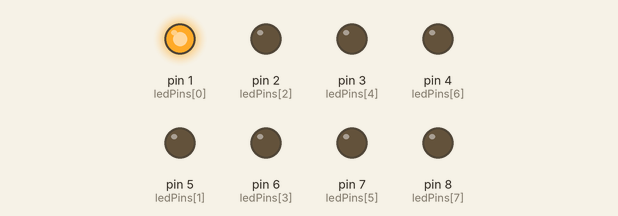
Simulated run of this sketch. Board: Arduino Uno, built with avr-gcc and run on an emulated ATmega328P. On the bench: output pins drawn as LEDs (lit = HIGH).

Above: at 0.1 s.
At 1.6 s:
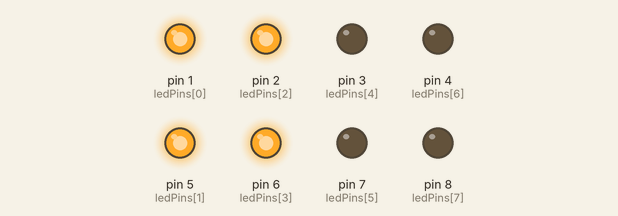
At 3.1 s:
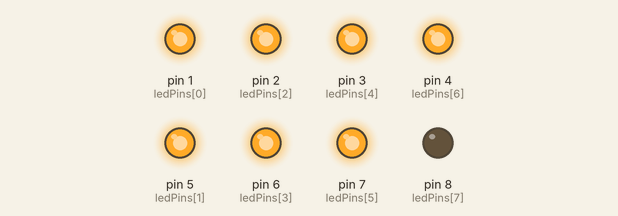
At 6.6 s:
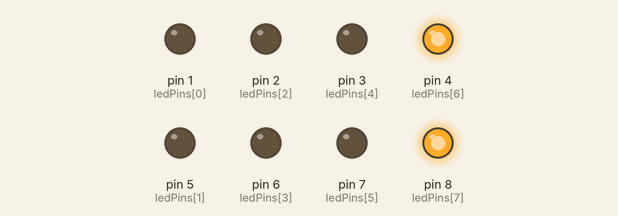
At 13.8 s:
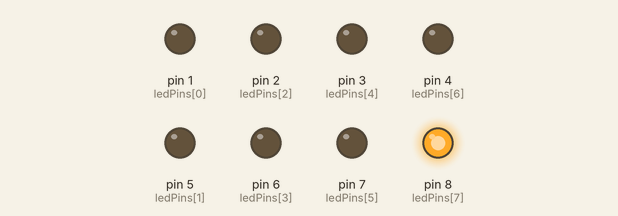
At 39.8 s:
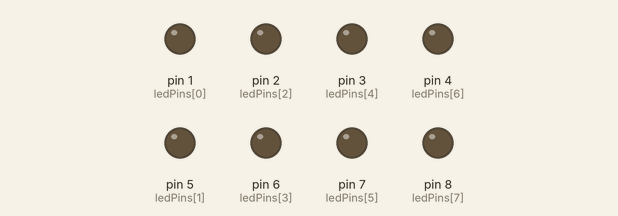
Timing chart, 0 to 40.0 s (numbered marks = the images above):
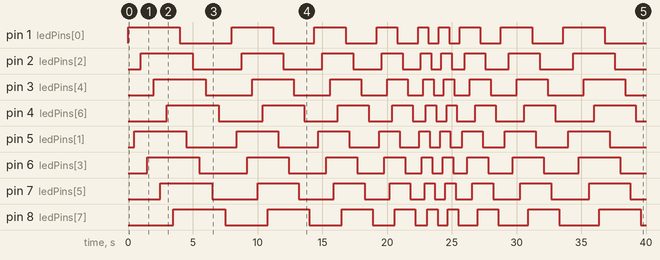

The sketch:

lab3.ino
```cpp
int ledPins[] = {1,5,2,6,3,7,4,8}; // Array of the led pins organized in the order that they should light up
int ledPinsSize = sizeof(ledPins)/sizeof(int); // Gets the size of the array by dividing number of bytes in the array by
// the number of bytes in a single element of the array (where that is
// sizeof(int) since each element in the array is an int)

void setup(){
    // For loop to iterate through the ledPins array
    for (int i = 0; i < ledPinsSize; i++)
    {
        // For each pin in the ledPins array, this sets those pins as OUTPUT pins
        pinMode(ledPins[i],OUTPUT);
    }
}

void loop(){
    // For loop to decrease the delay time. Starting at 500 and dropping to 100, decerementing by 100 each time
    for (int j = 500; j >= 100; j -= 100)
    {
        // For loop to iterate through the pins to turn them on first
        for (int i = 0; i < ledPinsSize; i++)
        {
            digitalWrite(ledPins[i],HIGH); // Sets each pin to HIGH to turn the LED's connected on
            delay(j); // Uses a delay in ms after each LED is turned on with length j (varies based on the encompasing for loop)
        }
        // For loop to iterate through the pins to turn them off after they are on
        for (int i = 0; i < ledPinsSize; i++)
        {
            digitalWrite(ledPins[i], LOW); // Sets each pin to LOW to turn the LED's connected off
            delay(j); // Delay in ms after each LED is turned on, also with length j
        }
    }
    // For loop to increase the delay time. Starting at 100 and increasing to 500, incrementing by 100 each time.
    for (int j = 100; j <= 500; j += 100)
    {
        // For loop to iterate through the pins to turn them on first
        for (int i = 0; i < ledPinsSize; i++)
        {
            digitalWrite(ledPins[i],HIGH); // Sets each pin to HIGH to turn the LED's connected on
            delay(j); // Uses a delay in ms after each LED is turned on with length j (varies based on the encompasing for loop)
        }
        // For loop to iterate through the pins to turn them off after they are on
        for (int i = 0; i < ledPinsSize; i++)
        {
            digitalWrite(ledPins[i], LOW); // Sets each pin to LOW to turn the LED's connected off
            delay(j); // Delay in ms after each LED is turned on, also with length j
        }
    }
}
```

Measured:
- by itself, pin 1 (ledPins[0]): LOW → HIGH at 0.00 s, → LOW 4.0 s later, → HIGH 4.0 s later, → LOW 3.2 s later, … (18 changes in this stretch)
- by itself, pin 2 (ledPins[2]): LOW → HIGH at 1.0 s, → LOW 4.0 s later, → HIGH 3.8 s later, → LOW 3.2 s later, … (18 changes in this stretch)
- by itself, pin 3 (ledPins[4]): LOW → HIGH at 2.0 s, → LOW 4.0 s later, → HIGH 3.6 s later, → LOW 3.2 s later, … (18 changes in this stretch)
- by itself, pin 4 (ledPins[6]): LOW → HIGH at 3.0 s, → LOW 4.0 s later, → HIGH 3.4 s later, → LOW 3.2 s later, … (18 changes in this stretch)
- by itself, pin 5 (ledPins[1]): LOW → HIGH at 0.50 s, → LOW 4.0 s later, → HIGH 3.9 s later, → LOW 3.2 s later, … (18 changes in this stretch)
- by itself, pin 6 (ledPins[3]): LOW → HIGH at 1.5 s, → LOW 4.0 s later, → HIGH 3.7 s later, → LOW 3.2 s later, … (18 changes in this stretch)
- by itself, pin 7 (ledPins[5]): LOW → HIGH at 2.5 s, → LOW 4.0 s later, → HIGH 3.5 s later, → LOW 3.2 s later, … (18 changes in this stretch)
- by itself, pin 8 (ledPins[7]): LOW → HIGH at 3.5 s, → LOW 4.0 s later, → HIGH 3.3 s later, → LOW 3.2 s later, … (18 changes in this stretch)
